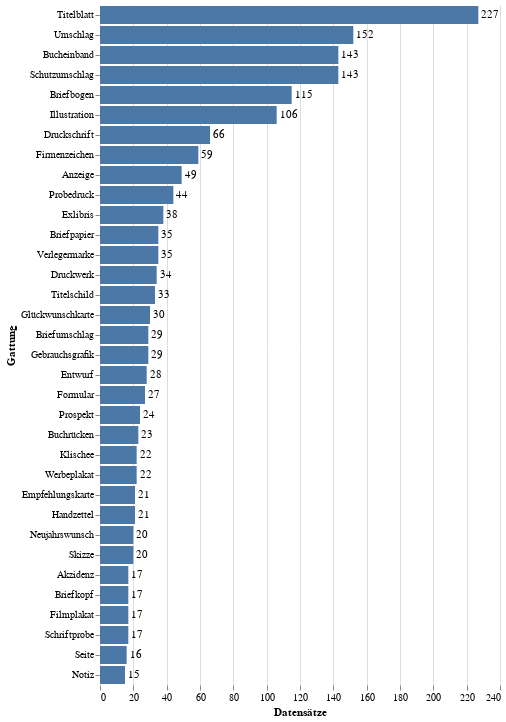

Notebook code cell kept with this figure:
### Code cell
gattungen_chart = alt.Chart(gattungen).mark_bar().encode(
        alt.Y('ts:N', sort='-x', title='Gattung'),
        alt.X('title:Q', title='Datensätze'),
        tooltip=[alt.Tooltip('ts:N', title='Gattung'), alt.Tooltip('title:Q', title='Anzahl Datensätze')]
    ).transform_window(
    rank='rank(title)',
    sort=[alt.SortField('title', order='descending')]
    ).transform_filter(
    (alt.datum.rank < 35))

text = gattungen_chart.mark_text(
    align='left',
    baseline='middle',
    dx=3  # Nudges text to right so it doesn't appear on top of the bar
).encode(
    text='title:Q'
)

diagramm = alt.layer(gattungen_chart, text).configure_view(
    stroke='transparent'
).configure_axis(
    domain=False
)

diagramm

### Figure 1 — Vega-Lite specification as saved in the notebook (floating-point values rounded to 4 significant figures; data arrays with more than 128 entries replaced by an {"elided": "..."} marker saying what was removed)
{"config": {"view": {"continuousWidth": 400, "continuousHeight": 300, "stroke": "transparent"}, "axis": {"domain": false}}, "layer": [{"mark": "bar", "encoding": {"tooltip": [{"type": "nominal", "field": "ts", "title": "Gattung"}, {"type": "quantitative", "field": "title", "title": "Anzahl Datensätze"}], "x": {"type": "quantitative", "field": "title", "title": "Datensätze"}, "y": {"type": "nominal", "field": "ts", "sort": "-x", "title": "Gattung"}}, "transform": [{"window": [{"op": "rank", "field": "title", "as": "rank"}], "sort": [{"field": "title", "order": "descending"}]}, {"filter": "(datum.rank < 35)"}]}, {"mark": {"type": "text", "align": "left", "baseline": "middle", "dx": 3}, "encoding": {"text": {"type": "quantitative", "field": "title"}, "tooltip": [{"type": "nominal", "field": "ts", "title": "Gattung"}, {"type": "quantitative", "field": "title", "title": "Anzahl Datensätze"}], "x": {"type": "quantitative", "field": "title", "title": "Datensätze"}, "y": {"type": "nominal", "field": "ts", "sort": "-x", "title": "Gattung"}}, "transform": [{"window": [{"op": "rank", "field": "title", "as": "rank"}], "sort": [{"field": "title", "order": "descending"}]}, {"filter": "(datum.rank < 35)"}]}], "data": {"name": "data-dbf5ced06b89a970d2733da399fa920a"}, "$schema": "https://vega.github.io/schema/vega-lite/v4.8.1.json", "datasets": {"data-dbf5ced06b89a970d2733da399fa920a": {"elided": "172 records"}}}
